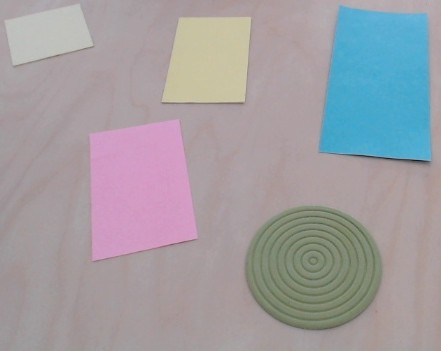
#> input picture captures/capture_20250703_161123.jpg, 441 x 351 px
$ python edge_detection.py
#> lines starting #> are read from the running program, lines starting #| are printed output that depends on the picture; after the words box and inside, x2 and y2 are one past the last pixel; in counts of white or black regions, pixels touching at a corner belong together
import cv2
import os
import numpy as np

def nothing(x):
    # Dummy function for trackbar callback
    pass

def detect_edges(image_path, output_dir='edge_detection_results', preview=True):
    """
    Apply Canny edge detection to an image with optional preview and save the result.

    Args:
        image_path (str): Path to the input image
        output_dir (str): Directory to save the output image
        preview (bool): Whether to show interactive preview window
    """
#> called with image_path = 'captures/capture_20250703_161123.jpg', output_dir = 'edge_detection_results', preview = True
    # Create output directory if it doesn't exist
    os.makedirs(output_dir, exist_ok=True)

    # Read the image in grayscale
    img = cv2.imread(image_path, cv2.IMREAD_GRAYSCALE)
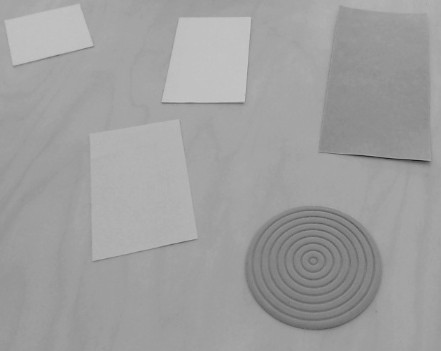
#> img: shape (351, 441); min 23, max 200, mean 159.2
    if img is None:
        print(f"Error: Could not read image at {image_path}")
        return False

    if not preview:
        # Non-interactive mode - use default values
        return _process_edges(img, 50, 150, image_path, output_dir)

    # Create a window and trackbars for interactive adjustment
    cv2.namedWindow('Edge Detection Preview')
    cv2.createTrackbar('Min Threshold', 'Edge Detection Preview', 50, 255, nothing)
    cv2.createTrackbar('Max Threshold', 'Edge Detection Preview', 150, 255, nothing)

    # Apply Gaussian blur to reduce noise (done once for performance)
    img_blur = cv2.GaussianBlur(img, (5, 5), 0)

    while True:
        # Get current trackbar positions
        min_thresh = cv2.getTrackbarPos('Min Threshold', 'Edge Detection Preview')
        max_thresh = cv2.getTrackbarPos('Max Threshold', 'Edge Detection Preview')

        # Ensure min threshold is less than max threshold
        if min_thresh >= max_thresh:
            min_thresh = max(0, max_thresh - 1)
            cv2.setTrackbarPos('Min Threshold', 'Edge Detection Preview', min_thresh)

        # Apply Canny edge detection
        edges = cv2.Canny(img_blur, min_thresh, max_thresh)
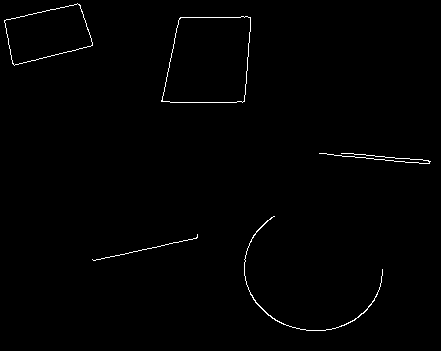
#> edges: shape (351, 441); 0.77% white in thin lines or dots

        # Create a 3-channel image for display (converting from grayscale to BGR)
        display = cv2.cvtColor(edges, cv2.COLOR_GRAY2BGR)
#> display: shape (351, 441, 3); 0.77% white in thin lines or dots

        # Add text with current threshold values
        cv2.putText(display, f'Min: {min_thresh}, Max: {max_thresh}',
                   (10, 30), cv2.FONT_HERSHEY_SIMPLEX, 0.8, (0, 255, 0), 2)
        cv2.putText(display, 'Press ENTER to save, ESC to cancel',
                   (10, 60), cv2.FONT_HERSHEY_SIMPLEX, 0.7, (0, 255, 0), 1)
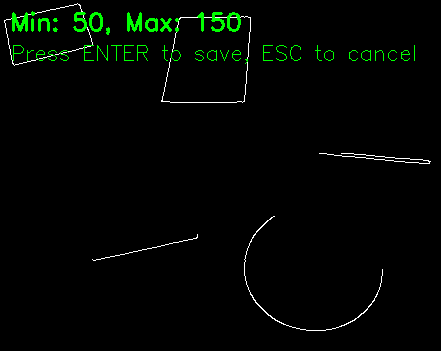
#> display: shape (351, 441, 3); mean B, G, R 1.9, 5.5, 1.9

        # Show the result
        cv2.imshow('Edge Detection Preview', display)

        # Wait for key press
        key = cv2.waitKey(1) & 0xFF
#> (key Esc is pressed here)
        if key == 13:  # ENTER key
            cv2.destroyAllWindows()
            return _process_edges(img, min_thresh, max_thresh, image_path, output_dir)
        elif key == 27:  # ESC key
            cv2.destroyAllWindows()
            print("Operation cancelled by user")
            return False

def _process_edges(img, min_thresh, max_thresh, image_path, output_dir):
    """Helper function to process edges with given thresholds and save the result."""
    # Apply Gaussian blur to reduce noise
    img_blur = cv2.GaussianBlur(img, (5, 5), 0)

    # Apply Canny edge detection
    edges = cv2.Canny(img_blur, min_thresh, max_thresh)

    # Create output filename
    filename = os.path.basename(image_path)
    name, ext = os.path.splitext(filename)
    output_path = os.path.join(output_dir, f"{name}_edges{ext}")

    # Save the result
    cv2.imwrite(output_path, edges)
    print(f"Edge detection complete. Result saved to {output_path}")
    return True

if __name__ == "__main__":
    # Path to the captured image
    image_path = "captures/capture_20250703_161123.jpg"

    # Check if image exists
    if not os.path.exists(image_path):
        print(f"Error: Image not found at {image_path}")
    else:
        detect_edges(image_path)

$ run again, with captures/capture_20250704_102003.jpg copied over captures/capture_20250703_161123.jpg
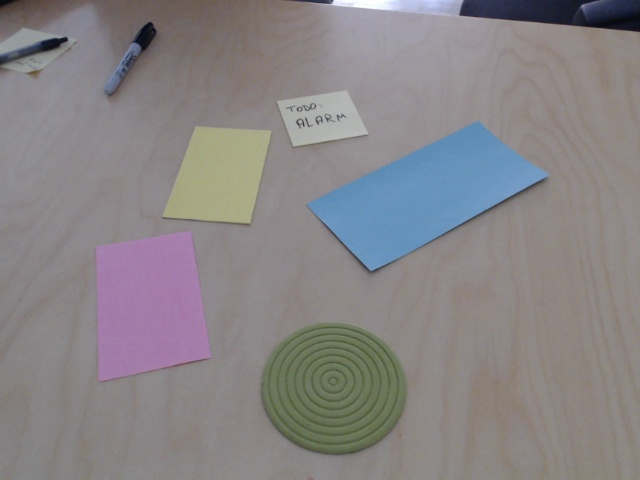
#> input picture captures/capture_20250704_102003.jpg, 640 x 480 px
#> in detect_edges, `edges = cv2.Canny(img_blur, min_thresh, max_thresh)`:
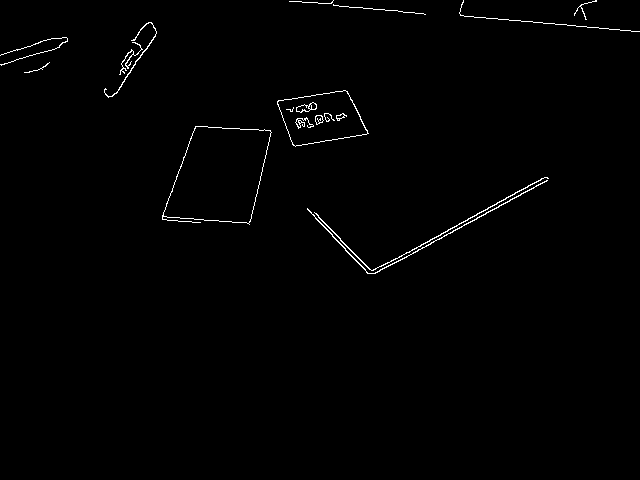
#> edges: shape (480, 640); 0.82% white in thin lines or dots, all inside (x1, y1, x2, y2) = (0, 0, 640, 274)
#> in detect_edges, `cv2.putText(display, 'Press ENTER to save, ESC to cancel', (10, 60), c..`:
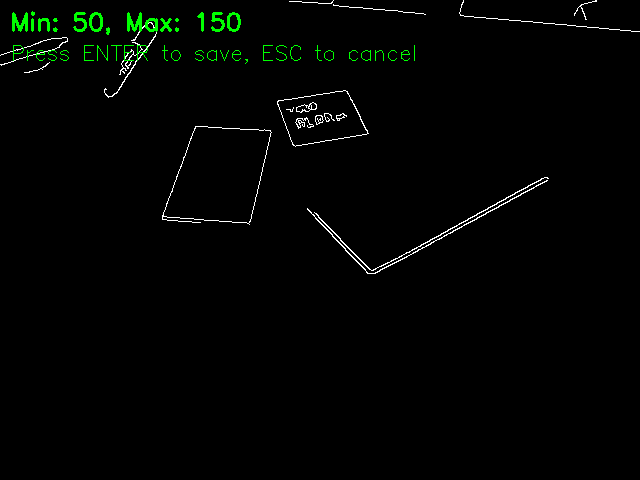
#> display: shape (480, 640, 3); mean B, G, R 2.1, 3.9, 2.1
